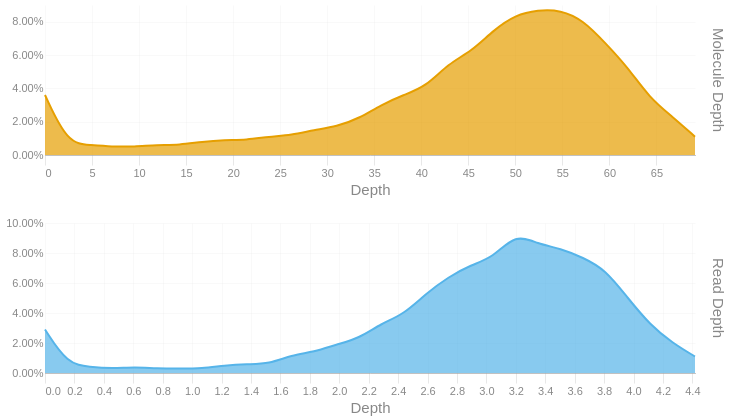

Source (notebook cell):
### Code cell
readdep = depth_hist(tb['Read Depth'], q99, 3)
readdep = readdep.with_columns(pl.lit('Read Depth').alias('Metric'))
if not SKIPLR:
    moldep = depth_hist(tb['Molecule Depth'], mol_q99, 1)
    moldep = moldep.with_columns(pl.lit('Molecule Depth').alias('Metric'))
    _hist = pl.concat([readdep, moldep])
    _hist = _hist.filter(pl.col('Proportion') != 0)
    with SafeRender(_hist):
        (
            alt.Chart(_hist)        
            .mark_area(interpolate = "basis")
            .encode(
                x=alt.X('Bin:Q').scale(domainMin=0).axis(alt.Axis(title='Depth')),
                y = alt.Y('Proportion:Q', title = None).axis(format = '.2%'),
                color = alt.Color('Metric:N').legend(None),
                row = alt.Row("Metric:N").header(title = None, labelOrient = 'right'),
                tooltip = [
                    alt.Tooltip("Metric:N", title = "Metric"),
                    alt.Tooltip('Interval:N', title = "Depth Interval"),
                    alt.Tooltip('Proportion:Q', title = "% Alignments").format('.2%')
                ]
            )
            .resolve_scale(x='independent', y='independent')
            .properties(
                height = 150, width = 650,
                usermeta={'embedOptions': {'downloadFileName': f'{samplename}.depth.hist'}}
            )
        ).display()
else:
    readdep = readdep.filter(pl.col('Proportion') != 0)
    with SafeRender(readdep):
        (
            alt.Chart(readdep)        
            .mark_area(interpolate = "basis")
            .encode(
                x=alt.X('Bin:Q').scale(domainMin=0).axis(alt.Axis(title='Depth')),
                y = alt.Y('Proportion:Q', title = None).axis(format = '.2%'),
                tooltip = [
                    alt.Tooltip('Interval:N', title = "Depth Interval"),
                    alt.Tooltip('Proportion:Q', title = "% Alignments").format('.2%')
                ]
            )
            .properties(
                usermeta={'embedOptions': {'downloadFileName': f'{samplename}.depth.hist'}}
            )
        ).display()

### Figure 1 — Vega-Lite specification as saved in the notebook (floating-point values rounded to 4 significant figures)
{"width": 650, "height": 150, "config": {"title": {"anchor": "start", "dy": -15, "fontSize": 18, "color": "#888888", "subtitleColor": "#888888", "subtitleFontSize": 14}, "arc": {"fill": "#0072B2"}, "axis": {"domainColor": "#888888", "domainWidth": 0.5, "gridWidth": 0.2, "grid": false, "titleFontWeight": 400, "titleFontSize": 15, "labelFontSize": 11, "labelColor": "#888888", "tickColor": "#888888", "tickWidth": 0.2, "titleColor": "#888888"}, "axisBand": {"grid": false}, "axisX": {"grid": true, "tickSize": 10, "domainCap": "round"}, "axisY": {"domain": false, "grid": true, "tickSize": 0, "domainCap": "round"}, "background": "transparent", "header": {"labelFontSize": 15, "labelColor": "#888888", "titleFontSize": 15, "titleFontWeight": 600, "titleColor": "#888888"}, "legend": {"labelFont": "sans-serif", "labelFontSize": 12, "labelColor": "#888888", "symbolSize": 100, "symbolType": "circle", "titleFontSize": 12, "titlePadding": 10, "titleColor": "#888888", "title": null}, "range": {"category": ["#E69F00", "#56B4E9", "#009E73", "#F0E442", "#0072B2", "#D55E00", "#CC79A7", "#000000"], "diverging": ["#cfe8f3", "#a2d4ec", "#73bfe2", "#46abdb", "#1696d2", "#12719e"]}, "area": {"fill": "#0072B2", "fillOpacity": 0.7, "line": true, "strokeOpacity": 0.7}, "line": {"color": "#0072B2", "stroke": "#0072B2", "strokeWidth": 2}, "trail": {"color": "#0072B2", "stroke": "#0072B2", "strokeWidth": 0, "size": 1}, "point": {"filled": true, "fillOpacity": 1.0, "size": 95}, "text": {"color": "#888888", "fontSize": 11, "align": "right", "fontWeight": 400, "size": 11}, "bar": {"fill": "#0072B2", "stroke": null}, "view": {"stroke": null, "continuousWidth": 660, "continuousHeight": 400}}, "data": {"name": "data-ce71abb8bda1d9475584ef37ad9c106b"}, "mark": {"type": "area", "interpolate": "basis"}, "encoding": {"color": {"field": "Metric", "legend": null, "type": "nominal"}, "row": {"field": "Metric", "header": {"title": null, "labelOrient": "right"}, "type": "nominal"}, "tooltip": [{"field": "Metric", "title": "Metric", "type": "nominal"}, {"field": "Interval", "title": "Depth Interval", "type": "nominal"}, {"field": "Proportion", "format": ".2%", "title": "% Alignments", "type": "quantitative"}], "x": {"axis": {"title": "Depth"}, "field": "Bin", "scale": {"domainMin": 0}, "type": "quantitative"}, "y": {"axis": {"format": ".2%"}, "field": "Proportion", "title": null, "type": "quantitative"}}, "resolve": {"scale": {"x": "independent", "y": "independent"}}, "usermeta": {"embedOptions": {"downloadFileName": "S6_Waccamaw_1682.depth.hist"}}, "$schema": "https://vega.github.io/schema/vega-lite/v6.1.0.json", "datasets": {"data-ce71abb8bda1d9475584ef37ad9c106b": [{"Bin": 0.0, "Interval": "0.0-0.152", "Proportion": 0.029, "Metric": "Read Depth"}, {"Bin": 0.152, "Interval": "0.152-0.305", "Proportion": 0.006, "Metric": "Read Depth"}, {"Bin": 0.305, "Interval": "0.305-0.457", "Proportion": 0.004, "Metric": "Read Depth"}, {"Bin": 0.457, "Interval": "0.457-0.609", "Proportion": 0.003, "Metric": "Read Depth"}, {"Bin": 0.609, "Interval": "0.609-0.762", "Proportion": 0.004, "Metric": "Read Depth"}, {"Bin": 0.762, "Interval": "0.762-0.914", "Proportion": 0.003, "Metric": "Read Depth"}, {"Bin": 0.914, "Interval": "0.914-1.066", "Proportion": 0.003, "Metric": "Read Depth"}, {"Bin": 1.066, "Interval": "1.066-1.219", "Proportion": 0.003, "Metric": "Read Depth"}, {"Bin": 1.219, "Interval": "1.219-1.371", "Proportion": 0.005, "Metric": "Read Depth"}, {"Bin": 1.371, "Interval": "1.371-1.523", "Proportion": 0.006, "Metric": "Read Depth"}, {"Bin": 1.523, "Interval": "1.523-1.676", "Proportion": 0.006, "Metric": "Read Depth"}, {"Bin": 1.676, "Interval": "1.676-1.828", "Proportion": 0.012, "Metric": "Read Depth"}, {"Bin": 1.828, "Interval": "1.828-1.98", "Proportion": 0.014, "Metric": "Read Depth"}, {"Bin": 1.98, "Interval": "1.98-2.133", "Proportion": 0.019, "Metric": "Read Depth"}, {"Bin": 2.133, "Interval": "2.133-2.285", "Proportion": 0.023, "Metric": "Read Depth"}, {"Bin": 2.285, "Interval": "2.285-2.437", "Proportion": 0.033, "Metric": "Read Depth"}, {"Bin": 2.437, "Interval": "2.437-2.59", "Proportion": 0.039, "Metric": "Read Depth"}, {"Bin": 2.59, "Interval": "2.59-2.742", "Proportion": 0.053, "Metric": "Read Depth"}, {"Bin": 2.742, "Interval": "2.742-2.894", "Proportion": 0.064, "Metric": "Read Depth"}, {"Bin": 2.894, "Interval": "2.894-3.047", "Proportion": 0.072, "Metric": "Read Depth"}, {"Bin": 3.047, "Interval": "3.047-3.199", "Proportion": 0.077, "Metric": "Read Depth"}, {"Bin": 3.199, "Interval": "3.199-3.351", "Proportion": 0.093, "Metric": "Read Depth"}, {"Bin": 3.351, "Interval": "3.351-3.504", "Proportion": 0.086, "Metric": "Read Depth"}, {"Bin": 3.504, "Interval": "3.504-3.656", "Proportion": 0.083, "Metric": "Read Depth"}, {"Bin": 3.656, "Interval": "3.656-3.808", "Proportion": 0.077, "Metric": "Read Depth"}, {"Bin": 3.808, "Interval": "3.808-3.961", "Proportion": 0.069, "Metric": "Read Depth"}, {"Bin": 3.961, "Interval": "3.961-4.113", "Proportion": 0.05, "Metric": "Read Depth"}, {"Bin": 4.113, "Interval": "4.113-4.265", "Proportion": 0.032, "Metric": "Read Depth"}, {"Bin": 4.265, "Interval": "4.265-4.418", "Proportion": 0.02, "Metric": "Read Depth"}, {"Bin": 4.418, "Interval": "4.418-4.57", "Proportion": 0.011, "Metric": "Read Depth"}, {"Bin": 0.0, "Interval": "0.0-2.4", "Proportion": 0.036, "Metric": "Molecule Depth"}, {"Bin": 2.4, "Interval": "2.4-4.8", "Proportion": 0.007, "Metric": "Molecule Depth"}, {"Bin": 4.8, "Interval": "4.8-7.1", "Proportion": 0.006, "Metric": "Molecule Depth"}, {"Bin": 7.1, "Interval": "7.1-9.5", "Proportion": 0.005, "Metric": "Molecule Depth"}, {"Bin": 9.5, "Interval": "9.5-11.9", "Proportion": 0.005, "Metric": "Molecule Depth"}, {"Bin": 11.9, "Interval": "11.9-14.3", "Proportion": 0.006, "Metric": "Molecule Depth"}, {"Bin": 14.3, "Interval": "14.3-16.7", "Proportion": 0.006, "Metric": "Molecule Depth"}, {"Bin": 16.7, "Interval": "16.7-19.1", "Proportion": 0.008, "Metric": "Molecule Depth"}, {"Bin": 19.1, "Interval": "19.1-21.4", "Proportion": 0.009, "Metric": "Molecule Depth"}, {"Bin": 21.4, "Interval": "21.4-23.8", "Proportion": 0.009, "Metric": "Molecule Depth"}, {"Bin": 23.8, "Interval": "23.8-26.2", "Proportion": 0.011, "Metric": "Molecule Depth"}, {"Bin": 26.2, "Interval": "26.2-28.6", "Proportion": 0.012, "Metric": "Molecule Depth"}, {"Bin": 28.6, "Interval": "28.6-31.0", "Proportion": 0.015, "Metric": "Molecule Depth"}, {"Bin": 31.0, "Interval": "31.0-33.4", "Proportion": 0.017, "Metric": "Molecule Depth"}, {"Bin": 33.4, "Interval": "33.4-35.7", "Proportion": 0.022, "Metric": "Molecule Depth"}, {"Bin": 35.7, "Interval": "35.7-38.1", "Proportion": 0.03, "Metric": "Molecule Depth"}, {"Bin": 38.1, "Interval": "38.1-40.5", "Proportion": 0.036, "Metric": "Molecule Depth"}, {"Bin": 40.5, "Interval": "40.5-42.9", "Proportion": 0.041, "Metric": "Molecule Depth"}, {"Bin": 42.9, "Interval": "42.9-45.3", "Proportion": 0.055, "Metric": "Molecule Depth"}, {"Bin": 45.3, "Interval": "45.3-47.7", "Proportion": 0.062, "Metric": "Molecule Depth"}, {"Bin": 47.7, "Interval": "47.7-50.0", "Proportion": 0.075, "Metric": "Molecule Depth"}, {"Bin": 50.0, "Interval": "50.0-52.4", "Proportion": 0.084, "Metric": "Molecule Depth"}, {"Bin": 52.4, "Interval": "52.4-54.8", "Proportion": 0.087, "Metric": "Molecule Depth"}, {"Bin": 54.8, "Interval": "54.8-57.2", "Proportion": 0.087, "Metric": "Molecule Depth"}, {"Bin": 57.2, "Interval": "57.2-59.6", "Proportion": 0.081, "Metric": "Molecule Depth"}, {"Bin": 59.6, "Interval": "59.6-61.9", "Proportion": 0.067, "Metric": "Molecule Depth"}, {"Bin": 61.9, "Interval": "61.9-64.3", "Proportion": 0.053, "Metric": "Molecule Depth"}, {"Bin": 64.3, "Interval": "64.3-66.7", "Proportion": 0.034, "Metric": "Molecule Depth"}, {"Bin": 66.7, "Interval": "66.7-69.1", "Proportion": 0.023, "Metric": "Molecule Depth"}, {"Bin": 69.1, "Interval": "69.1-71.48", "Proportion": 0.011, "Metric": "Molecule Depth"}]}}
